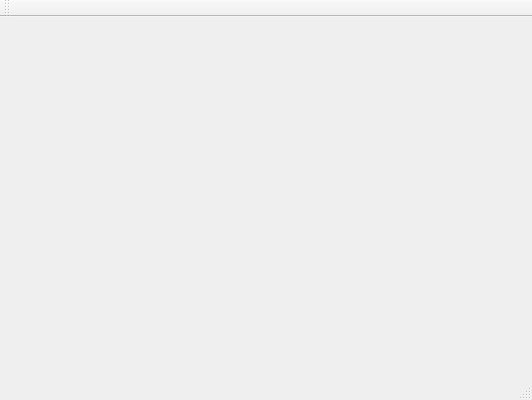
<?xml version="1.0" encoding="UTF-8"?>
<ui version="4.0">
 <class>TMSClass</class>
 <widget class="QMainWindow" name="TMSClass">
  <property name="geometry">
   <rect>
    <x>0</x>
    <y>0</y>
    <width>532</width>
    <height>400</height>
   </rect>
  </property>
  <property name="windowTitle">
   <string>TMS</string>
  </property>
  <widget class="QWidget" name="centralWidget"/>
  <widget class="QMenuBar" name="menuBar">
   <property name="geometry">
    <rect>
     <x>0</x>
     <y>0</y>
     <width>532</width>
     <height>22</height>
    </rect>
   </property>
  </widget>
  <widget class="QToolBar" name="mainToolBar">
   <attribute name="toolBarArea">
    <enum>TopToolBarArea</enum>
   </attribute>
   <attribute name="toolBarBreak">
    <bool>false</bool>
   </attribute>
  </widget>
  <widget class="QStatusBar" name="statusBar"/>
 </widget>
 <layoutdefault spacing="6" margin="11"/>
 <resources>
  <include location="TMS.qrc"/>
 </resources>
 <connections/>
</ui>
